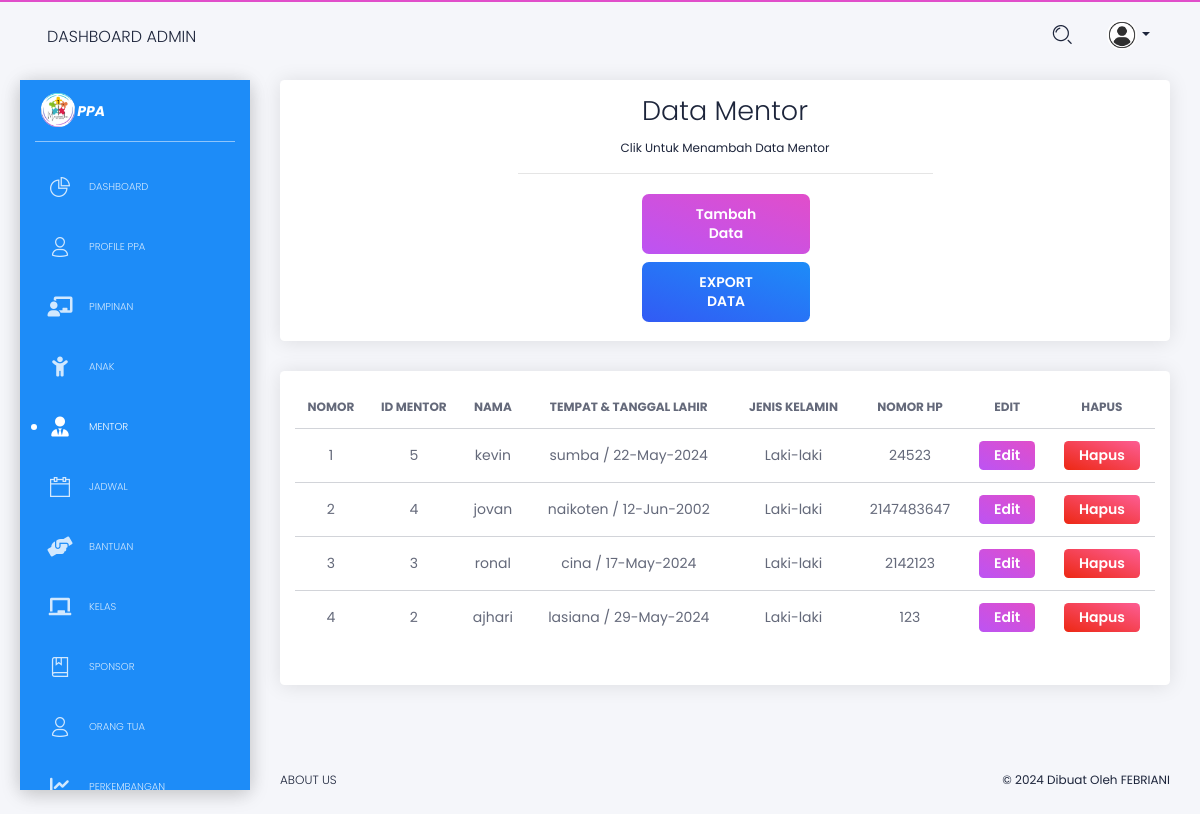
Page /pengguna/admin/admin_data_mentor.php (signed in) on the earlier database version.
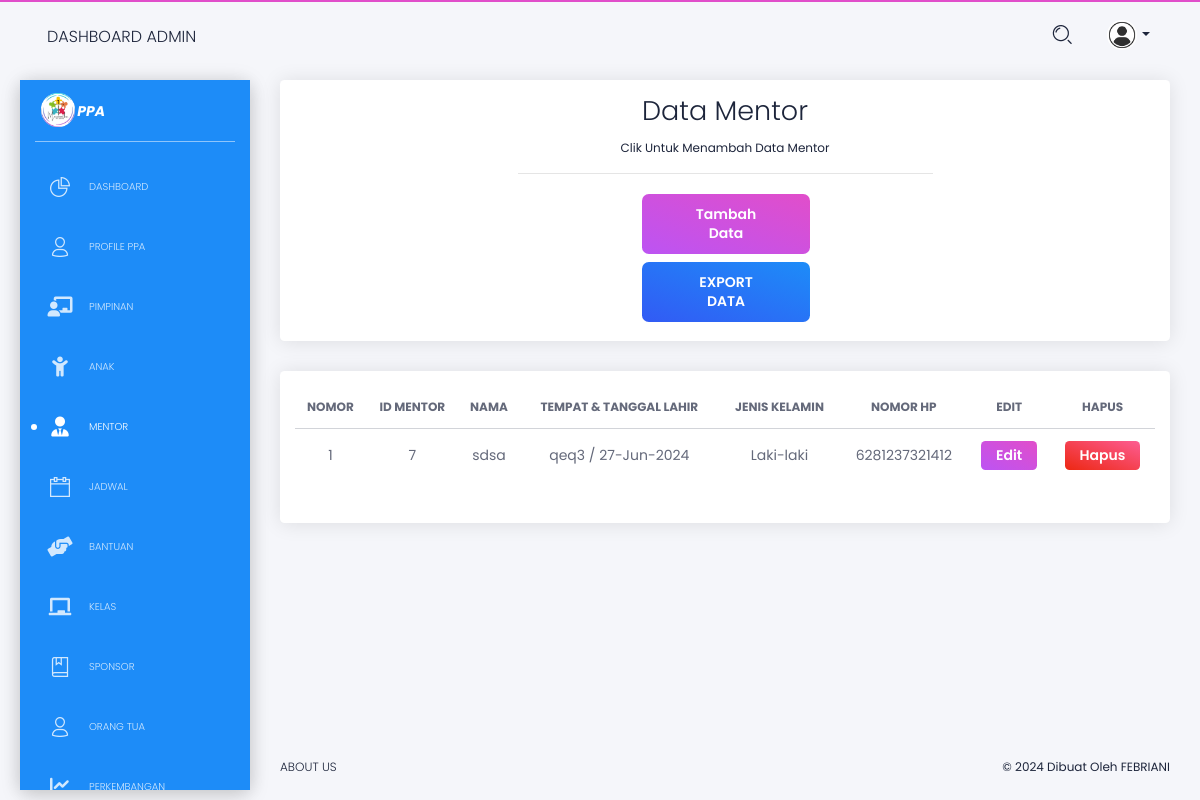
Same page on the later database version.
### tables this page shows
CREATE TABLE `mentor` (
  `id_mentor` int(25) NOT NULL,
  `nama` varchar(200) NOT NULL,
  `tempat_lahir` varchar(200) NOT NULL,
  `tanggal_lahir` varchar(70) NOT NULL,
  `jk` varchar(10) NOT NULL,
  `nomor_hp` varchar(50) NOT NULL
);

### pengguna/admin/admin_data_mentor.php (the view, shortened to what the changed rows need)
<!DOCTYPE html>
<html lang="en">
<head>
    <link href="https://use.fontawesome.com/releases/v5.0.6/css/all.css" rel="stylesheet">
    <link href="../../assets/css/nucleo-icons.css" rel="stylesheet" />
    <link href="../../assets/css/black-dashboard.css?v=1.0.0" rel="stylesheet" />
    <link href="../../assets/demo/demo.css" rel="stylesheet" />
    <link rel="stylesheet" href="https://cdnjs.cloudflare.com/ajax/libs/font-awesome/6.0.0-beta3/css/all.min.css">
</head>
<body class="white-content">
    <div class="wrapper">
        <div class="main-panel">
            <div class="content">
                <div class="row">
                    <div class="col-md-12">
                        <div class="card">
                            <div class="card-body">
                                <div class="places-buttons">
                                    <div class="row">
                                        <div class="col-md-6 ml-auto mr-auto text-center">
                                            <h2 class="card-title">
                                                Data Mentor
                                            </h2>
                                        </div>
                                    </div>
                                </div>
                            </div>
                        </div>
                    </div>
                    <div class="col-md-12">
                        <div class="card ">
                            <div class="card-body">
                                <div class="table-responsive">
                                    <table class="table tablesorter " id="dataTable">
                                        <thead class=" text-primary">
                                            <tr>
                                                <th class="text-center">
                                                    Nomor
                                                </th>
                                                <th class="text-center">
                                                    ID Mentor
                                                </th>
                                                <th class="text-center">
                                                    Nama
                                                </th>
                                                <th class="text-center">
                                                    Tempat & Tanggal Lahir
                                                </th>
                                                <th class="text-center">
                                                    Jenis Kelamin
                                                </th>
                                                <th class="text-center">
                                                    Nomor Hp
                                                </th>
                                                <th class="text-center">
                                                    Edit
                                                </th>
                                                <th class="text-center">
                                                    Hapus
                                                </th>
                                            </tr>
                                        </thead>
                                        <tbody>
                                            <?php
                                            include '../../koneksi.php';
                                            $query = "SELECT * FROM mentor";
                                            $query .= " ORDER BY id_mentor DESC";
                                            $result = mysqli_query($koneksi, $query);
                                            $counter = 1;
                                            if ($result) {
                                                while ($row = mysqli_fetch_assoc($result)) {
                                                    $tl = $row['tanggal_lahir'];
                                                    $tli = date('Y-m-d', strtotime($tl));
                                                    echo "<tr>";
                                                    echo "<td class='text-center'>" . $counter . "</td>";
                                                    echo "<td class='text-center'>" . $row['id_mentor'] . "</td>";
                                                    echo "<td class='text-center'>" . $row['nama'] . "</td>";
                                                    echo "<td class='text-center'>" . $row['tempat_lahir'] . " / " . $row['tanggal_lahir'] . "</td>";
                                                    echo "<td class='text-center'>" . $row['jk'] . "</td>";
                                                    echo "<td class='text-center'>" . $row['nomor_hp'] . "</td>";
                                                    echo "<td class='text-center'>
                                                    <button class='btn btn-primary btn-sm' onclick='openEditModal(
                                                        \"" . $row['id_mentor'] . "\",
                                                        \"" . $row['nama'] . "\",
                                                        \"" . $row['tempat_lahir'] . "\",
                                                        \"" . $tli . "\",
                                                        \"" . $row['jk'] . "\",
                                                        \"" . $row['nomor_hp'] . "\"
                                                    )'>Edit</button>
                                                        </td>";
                                                    echo "<td class='text-center'>
                                                    <button class='btn btn-danger btn-sm' onclick='hapus(\"" . $row['id_mentor'] . "\")'>Hapus</button>
                                                </td>";
                                                    echo "</tr>";
                                                    $counter++;
                                                }
                                            } else {
                                                echo "<td class='text-center'><h3>Gagal mengambil data dari database</h3></td>";
                                            }
                                            ?>
                                        </tbody>
                                    </table>
                                </div>
                            </div>
                        </div>
                    </div>
                </div>
            </div>
        </div>
    </div>
</body>
</html>

Differences in the rows shown:
removed mentor: id_mentor "5", nama "kevin", tempat_lahir "sumba", tanggal_lahir "22-May-2024", jk "Laki-laki", nomor_hp "24523"
removed mentor: id_mentor "4", nama "jovan", tempat_lahir "naikoten", tanggal_lahir "12-Jun-2002", jk "Laki-laki", nomor_hp "2147483647"
removed mentor: id_mentor "3", nama "ronal", tempat_lahir "cina", tanggal_lahir "17-May-2024", jk "Laki-laki", nomor_hp "2142123"
removed mentor: id_mentor "2", nama "ajhari", tempat_lahir "lasiana", tanggal_lahir "29-May-2024", jk "Laki-laki", nomor_hp "123"
added mentor: id_mentor "7", nama "sdsa", tempat_lahir "qeq3", tanggal_lahir "27-Jun-2024", jk "Laki-laki", nomor_hp "6281237321412"
